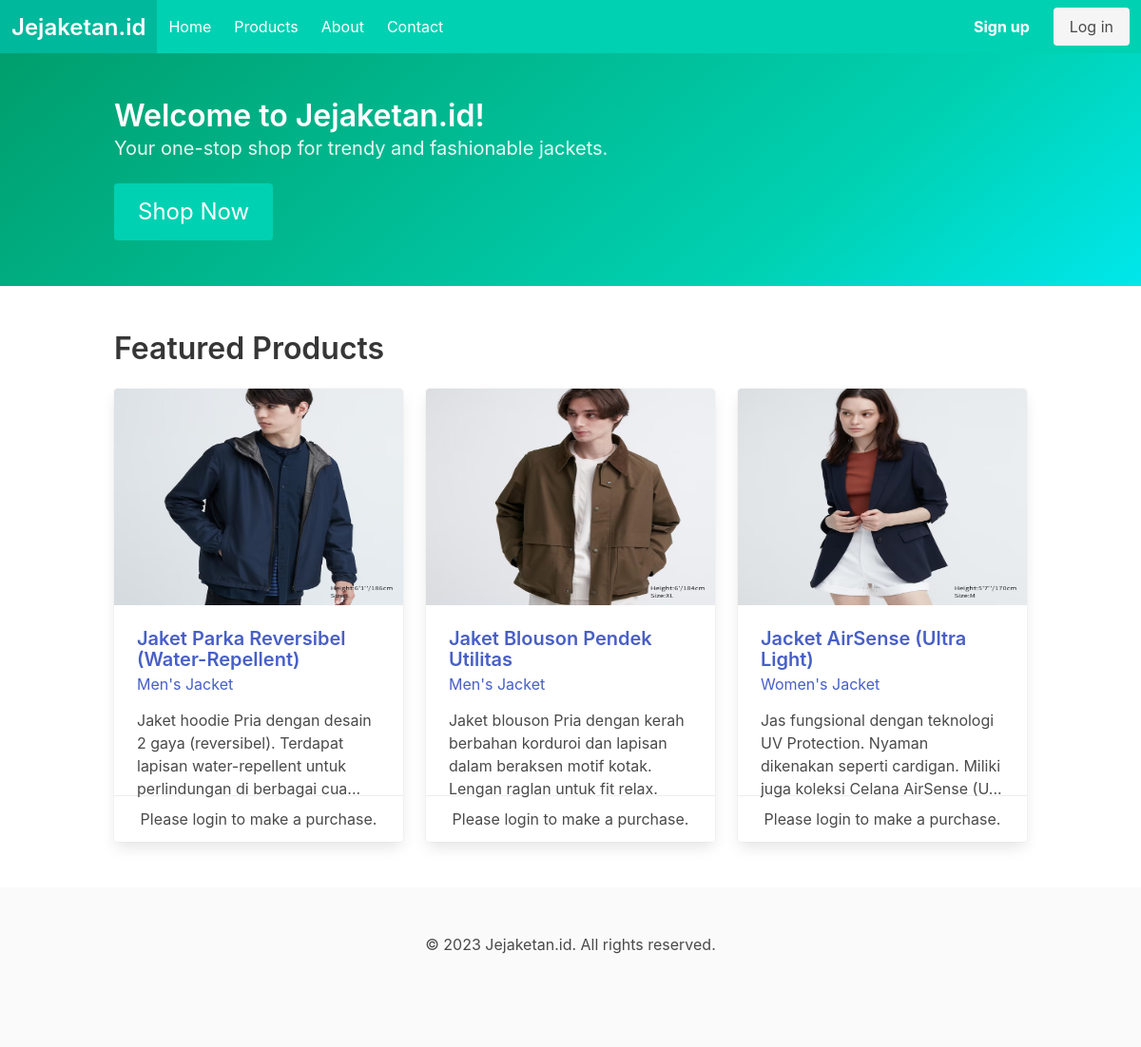
The page / on the database its author committed.
### tables this page shows
CREATE TABLE IF NOT EXISTS `Product` (
  `product_id` int(11) NOT NULL AUTO_INCREMENT,
  `product_name` varchar(100) NOT NULL,
  `category` varchar(100) NOT NULL,
  `description` text DEFAULT NULL,
  `price` decimal(10,2) NOT NULL,
  `image_url` varchar(200) DEFAULT NULL,
  `is_featured` enum('Y','N') DEFAULT 'N',
  `created_at` datetime DEFAULT NULL,
  `updated_at` datetime DEFAULT NULL,
  PRIMARY KEY (`product_id`)
);

### index.php (the view, shortened to what this page needs)
<?php include 'header.php' ?>
<section class="hero is-primary is-bold">
    <div class="hero-body">
        <div class="container">
            <h1 class="title">
                Welcome to Jejaketan.id!
            </h1>
            <h2 class="subtitle">
                Your one-stop shop for trendy and fashionable jackets.
            </h2>
            <a class="button is-primary is-large" href="products.php">Shop Now</a>
        </div>
    </div>
</section>
<section class="section">
    <div class="container">
        <h1 class="title">Featured Products</h1>
        <div class="columns is-multiline">
      <?php
      $query = "SELECT * FROM Product WHERE is_featured = 'Y'";
      $result = mysqli_query($conn, $query);
      if (mysqli_num_rows($result) > 0) {
        while ($row = mysqli_fetch_assoc($result)) {
          $productName = $row['product_name'];
          $productId = $row['product_id'];
          $category = $row['category'];
          $description = $row['description'];
          $image = $row['image_url'];
          $maxDescriptionLength = 120;
          if (strlen($description) > $maxDescriptionLength) {
            $shortDescription = substr($description, 0, $maxDescriptionLength) . '...';
          } else {
            $shortDescription = $description;
          }
          ?>
          <div class="column is-one-third">
            <div class="card">
              <div class="card-image">
                <figure class="image is-4by3">
                  <a href="details-product.php?id=<?php echo $productId; ?>">
                    <img src="<?php echo './product_image/' . $image; ?>" alt="Product Image">
                  </a>
                </figure>
              </div>
              <div class="card-content" style="height:200px;">
                <div class="content">
                  <h3 class="title is-5">
                    <a href="details-product.php?id=<?php echo $productId; ?>"><?php echo $productName; ?></a>
                  </h3>
                  <p class="subtitle is-6">
                    <a href="products.php?category=<?php echo urlencode($category); ?>"><?php echo $category; ?></a>
                  </p>
                  <p><?php echo $shortDescription; ?></p>
                </div>
              </div>
              <footer class="card-footer product-footer">
                <?php
                if (isset($_SESSION['user'])) {
                  ?>
                  <a class="card-footer-item button is-primary" href="details-product.php?id=<?php echo $productId; ?>">
                    Buy Now
                  </a>
                  <a class="card-footer-item button is-primary add-to-cart" data-product-id="<?php echo $productId; ?>" href="#">
                    Add to Cart
                  </a>
                  <?php
                } else {
                  ?>
                  <p class="card-footer-item">Please login to make a purchase.</p>
                  <?php
                }
                ?>
              </footer>
            </div>
          </div>
        <?php
        }
      } else {
        echo "<p>Tidak ada produk yang tersedia.</p>";
      }
      ?>
    </div>
    </div>
</section>
<?php include 'footer.php' ?>

### index.php (style rules this page uses)
.card { height: 100%; }

### rows shown on the page
product: image_url (picture), product_name "Jaket Parka Reversibel (Water-Repellent)", category "Men's Jacket", description "Jaket hoodie Pria dengan desain 2 gaya (reversibel). Terdapat lapisan water-repellent untuk perlindungan di berbagai cua..."
product: image_url (picture), product_name "Jaket Blouson Pendek Utilitas", category "Men's Jacket", description "Jaket blouson Pria dengan kerah berbahan korduroi dan lapisan dalam beraksen motif kotak. Lengan raglan untuk fit relax."
product: image_url (picture), product_name "Jacket AirSense (Ultra Light)", category "Women's Jacket", description "Jas fungsional dengan teknologi UV Protection. Nyaman dikenakan seperti cardigan. Miliki juga koleksi Celana AirSense (U..."
